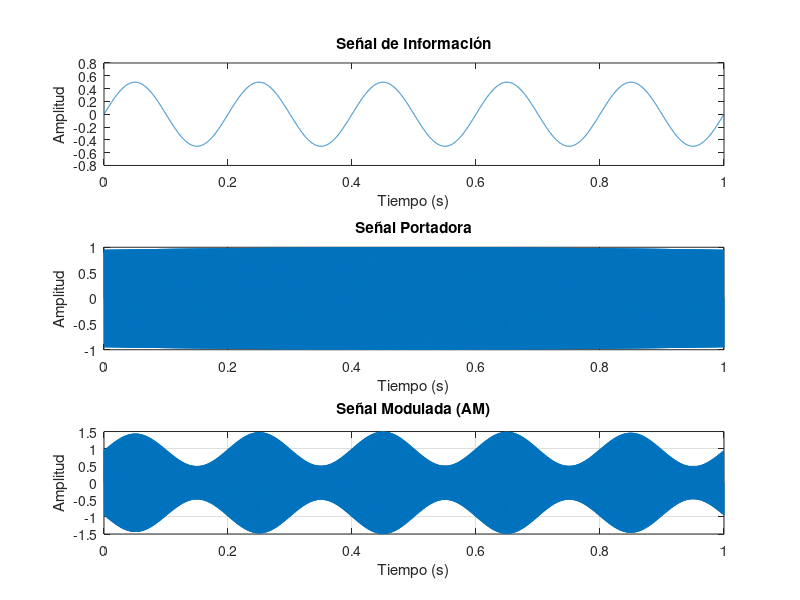

The MATLAB script that drew this image:
% Parámetros de la señal
frecuencia_portadora = 1000;  % Frecuencia de la portadora en Hz
amplitud_portadora = 1;       % Amplitud de la portadora
frecuencia_muestreo = 10000;  % Frecuencia de muestreo en Hz
tiempo_total = 1;             % Tiempo total de la señal en segundos

% Generar señal de información (señal base)
tiempo = linspace(0, tiempo_total, tiempo_total * frecuencia_muestreo);
frecuencia_info = 5;  % Frecuencia de la señal de información en Hz
amplitud_info = 0.5;  % Amplitud de la señal de información
senal_info = amplitud_info * sin(2 * pi * frecuencia_info * tiempo);

% Generar señal portadora
senal_portadora = amplitud_portadora * sin(2 * pi * frecuencia_portadora * tiempo);

% Modulación de amplitud (AM)
senal_modulada = (1 + senal_info) .* senal_portadora;

% Graficar las señales en el dominio del tiempo
subplot(3,1,1)
plot(tiempo, senal_info)
title('Señal de Información')
xlabel('Tiempo (s)')
ylabel('Amplitud')

subplot(3,1,2)
plot(tiempo, senal_portadora)
title('Señal Portadora')
xlabel('Tiempo (s)')
ylabel('Amplitud')

subplot(3,1,3)
plot(tiempo, senal_modulada)
title('Señal Modulada (AM)')
xlabel('Tiempo (s)')
ylabel('Amplitud')

% Ajustar el tamaño de los subplots
set(gcf, 'Position', get(0, 'Screensize'));

% Mostrar el gráfico completo
grid on